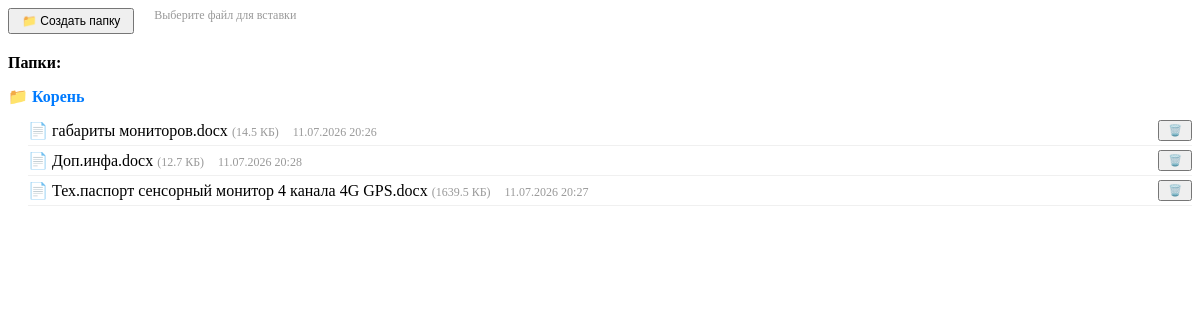
The page /file_manager.php?company_id=1 (signed in) on the database its author committed.
### tables this page shows
CREATE TABLE `files` (
  `id` int(11) NOT NULL AUTO_INCREMENT,
  `company_id` int(11) NOT NULL,
  `folder` varchar(255) NOT NULL DEFAULT '',
  `filename` varchar(255) NOT NULL,
  `original_name` varchar(255) NOT NULL,
  `filepath` varchar(500) NOT NULL,
  `size` int(11) NOT NULL,
  `version` int(11) DEFAULT 1,
  `uploaded_at` timestamp NOT NULL DEFAULT current_timestamp(),
  `uploaded_by` int(11) NOT NULL,
  PRIMARY KEY (`id`),
  KEY `company_id` (`company_id`),
  KEY `folder` (`folder`),
  KEY `uploaded_by` (`uploaded_by`)
);

### file_manager.php (the view, shortened to what this page needs)
<?php
require_once 'config.php';
$company_id = (int)($_GET['company_id'] ?? 0);
$role = $_SESSION['role'];
$stmt = $mysqli->prepare("
    SELECT id, folder, filename, original_name, filepath, size, uploaded_at
    FROM files
    WHERE company_id = ?
    ORDER BY folder, filename
");
$stmt->bind_param("i", $company_id);
$stmt->execute();
$files = $stmt->get_result();
$folders = [];
while ($row = $files->fetch_assoc()) {
    $folder = $row['folder'] ?: '';
    if (!isset($folders[$folder])) {
        $folders[$folder] = [];
    }
    $folders[$folder][] = $row;
}
$real_folders = [];
$all_folders = array_unique(array_merge(array_keys($folders), $real_folders));
sort($all_folders);
$can_manage = ($role == 'admin' || $role == 'editor');
?>
<div class="fm-container">
    <?php if ($can_manage): ?>
    <div class="fm-toolbar">
        <button class="btn btn-sm btn-success" onclick="createFolder()">📁 Создать папку</button>
        <span style="font-size:12px;color:#999;margin-left:10px;">Выберите файл для вставки</span>
    </div>
    <?php endif; ?>
    <?php if (!empty($all_folders)): ?>
        <div style="font-weight:600; margin-bottom:5px;">Папки:</div>
        <?php foreach ($all_folders as $folder): ?>
            <div class="fm-folder" data-folder="<?= htmlspecialchars($folder) ?>" onclick="toggleFolder(this)">📁 <?= htmlspecialchars($folder ?: 'Корень') ?></div>
            <div id="folder-<?= md5($folder) ?>" style="padding-left:20px; display: <?= $folder === '' ? 'block' : 'none' ?>;">
                <?php if (isset($folders[$folder])): ?>
                    <?php foreach ($folders[$folder] as $file): ?>
                        <div class="fm-file" data-id="<?= (int)$file['id'] ?>" data-name="<?= htmlspecialchars($file['original_name']) ?>">
                            <span class="file-info" onclick="selectFile(<?= (int)$file['id'] ?>, '<?= htmlspecialchars(addslashes($file['original_name'])) ?>')">
                                📄 <?= htmlspecialchars($file['original_name']) ?>
                                <span class="size">(<?= round($file['size']/1024, 1) ?> КБ)</span>
                                <span class="date"><?= date('d.m.Y H:i', strtotime($file['uploaded_at'])) ?></span>
                            </span>
                            <?php if ($can_manage): ?>
                            <span class="file-actions">
                                <button class="btn btn-sm btn-danger" onclick="deleteFile(<?= (int)$file['id'] ?>)">🗑️</button>
                            </span>
                            <?php endif; ?>
                        </div>
                    <?php endforeach; ?>
                <?php else: ?>
                    <div style="color:#999; padding:4px 0;">Папка пуста</div>
                <?php endif; ?>
            </div>
        <?php endforeach; ?>
    <?php else: ?>
        <div style="color:#999;">Нет файлов в этой компании</div>
    <?php endif; ?>
</div>

### file_manager.php (style rules this page uses)
.fm-container { display: flex; flex-direction: column; gap: 10px; max-height: 400px; overflow-y: auto; }
.fm-toolbar { display: flex; gap: 10px; margin-bottom: 10px; flex-wrap: wrap; }
.fm-toolbar .btn { font-size: 12px; padding: 4px 12px; }
.fm-folder { cursor: pointer; color: #007bff; font-weight: 600; }
.fm-file { cursor: default; padding: 4px 0; border-bottom: 1px solid #f0f0f0; display: flex; justify-content: space-between; align-items: center; }
.fm-file .file-info { cursor: pointer; flex: 1; }
.fm-file .file-actions { display: flex; gap: 8px; }
.fm-file .file-actions .btn-sm { font-size: 11px; padding: 2px 8px; }
.fm-file .size { color: #999; font-size: 12px; }
.fm-file .date { color: #999; font-size: 12px; margin-left: 10px; }

### rows shown on the page
files: original_name "габариты мониторов.docx", $file['size']/1024 "14.5", uploaded_at "11.07.2026 20:26"
files: original_name "Доп.инфа.docx", $file['size']/1024 "12.7", uploaded_at "11.07.2026 20:28"
files: original_name "Тех.паспорт сенсорный монитор 4 канала 4G GPS.docx", $file['size']/1024 "1639.5", uploaded_at "11.07.2026 20:27"

### other values the page prints
$folder ?: 'Корень' "Корень"
